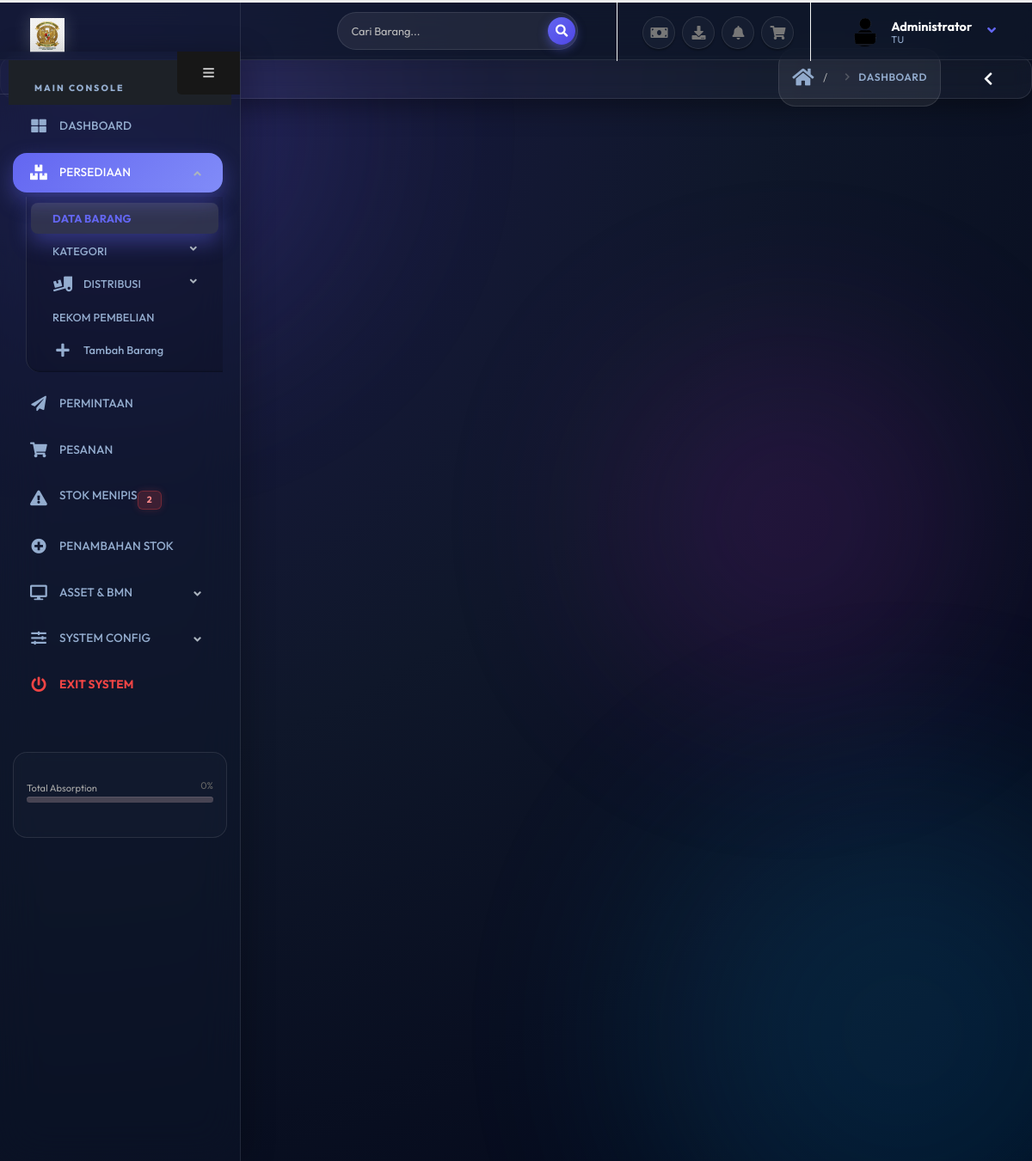
Page /su.php?p=stok_all (signed in) on the committed database.
### tables this page shows
CREATE TABLE setting (
  setting_id   VARCHAR(20) PRIMARY KEY,
  title_head   VARCHAR(100) NOT NULL,
  nama_kantor  VARCHAR(150) NOT NULL,
  alamat_kantor VARCHAR(200) NOT NULL,
  telp_kantor  VARCHAR(20) NOT NULL,
  email_kantor VARCHAR(50) NOT NULL,
  logo_header  VARCHAR(50) NOT NULL,
  created_at   DATETIME DEFAULT CURRENT_TIMESTAMP,
  updated_at   DATETIME DEFAULT CURRENT_TIMESTAMP
, favicon TEXT DEFAULT 'favicon.png');

CREATE TABLE bagian (
  id_seksi    VARCHAR(25) PRIMARY KEY,
  induk       VARCHAR(35) NOT NULL,
  bagian      VARCHAR(35) NOT NULL,
  keterangan  TEXT NOT NULL DEFAULT '',
  urutan      INTEGER NOT NULL DEFAULT 0,
  created_at  DATETIME DEFAULT CURRENT_TIMESTAMP
);

### content/stok_all.php (the view, shortened to what this page needs)
<div class="row animate__animated animate__fadeIn">
    <div class="col">
    </div>
</div>

### su.php (shortened to what this page needs)
<?php
$level = $_SESSION["levelp"];
if ($level === "su") {
    require_once "global/koneksi.php";
    $stmt_set = $bp->query("SELECT * FROM setting ORDER BY setting_id LIMIT 1");
    $set = $stmt_set->fetch();
    $stmt_sek = $bp->prepare("SELECT bagian FROM bagian WHERE id_seksi = :seksi");
    $stmt_sek->execute(['seksi' => $_SESSION['seksip']]);
    $sek = $stmt_sek->fetch();
?>
<!DOCTYPE html>
<html lang="id" class="fixed has-top-menu">
<head>
    <link rel="stylesheet" href="vendor/bootstrap/css/bootstrap.css" />
    <link rel="stylesheet" href="vendor/animate/animate.css">
    <link rel="stylesheet" href="vendor/font-awesome/css/all.min.css" />
    <link rel="stylesheet" href="vendor/magnific-popup/magnific-popup.css" />
    <link rel="stylesheet" href="vendor/bootstrap-datepicker/css/bootstrap-datepicker3.css" />
    <link rel="stylesheet" href="vendor/jquery-ui/jquery-ui.css" />
    <link rel="stylesheet" href="vendor/jquery-ui/jquery-ui.theme.css" />
    <link rel="stylesheet" href="vendor/select2/css/select2.css" />
    <link rel="stylesheet" href="vendor/select2-bootstrap-theme/select2-bootstrap.min.css" />
    <link rel="stylesheet" href="vendor/datatables/media/css/dataTables.bootstrap4.css" />
    <link rel="stylesheet" href="vendor/pnotify/pnotify.custom.css" />
    <link rel="stylesheet" href="css/theme.css" />
    <link rel="stylesheet" href="css/skins/default.css" />
    <link rel="stylesheet" href="css/custom.css">
</head>
<body onload="myFunction()" class="loading-overlay-showing" data-loading-overlay>
    <div class="blob blob-1"></div>
    <div class="blob blob-2"></div>
    <div class="blob blob-3"></div>
    <section class="body">
        <header class="header">
            <div class="logo-container">
                <a href="su.php" class="logo">
                    <img src="img/<?= htmlspecialchars($set['logo_header']) ?>" height="55" alt="Logo" />
                </a>
            </div>
            <div class="header-right">
                <form action="?p=stok" method="get" class="search nav-form d-none d-md-block mr-3">
                    <div class="input-group">
                        <input type="text" class="form-control" name="k" id="k" placeholder="Cari Barang...">
                        <span class="input-group-append">
                            <button class="btn btn-primary" type="submit"><i class="fas fa-search"></i></button>
                        </span>
                    </div>
                </form>
                <ul class="notifications">
                    <li>
                        <a href="#" class="dropdown-toggle notification-icon" data-toggle="dropdown">
                            <i class="fas fa-money-bill"></i>
                        </a>
                    </li>
                    <li>
                        <a href="#" class="dropdown-toggle notification-icon" data-toggle="dropdown">
                            <i class="fas fa-download"></i>
                        </a>
                    </li>
                    <li>
                        <a href="#" class="dropdown-toggle notification-icon" data-toggle="dropdown">
                            <i class="fas fa-bell"></i>
                        </a>
                    </li>
                    <li>
                        <a href="#" class="dropdown-toggle notification-icon" data-toggle="dropdown">
                            <i class="fas fa-shopping-cart"></i>
                        </a>
                    </li>
                </ul>
                <div id="userbox" class="userbox">
                    <a href="#" data-toggle="dropdown">
                        <figure class="profile-picture">
                            <img src="img/users/<?= htmlspecialchars($_SESSION['photop']) ?>" alt="User" class="rounded-circle" />
                        </figure>
                        <div class="profile-info">
                            <span class="name"><?= htmlspecialchars($_SESSION['namap']) ?></span>
                            <span class="role"><?= htmlspecialchars($sek['bagian'] ?? 'General') ?></span>
                        </div>
                        <i class="fa custom-caret"></i>
                    </a>
                </div>
            </div>
        </header>
        <section class="page-header">
            <div class="right-wrapper text-right">
                <ol class="breadcrumbs">
                    <li><a href="su.php"><i class="fas fa-home"></i></a></li>
                    <li><span>Dashboard</span></li>
                </ol>
                <a class="sidebar-right-toggle" data-open="sidebar-right"><i class="fas fa-chevron-left"></i></a>
            </div>
        </section>
        <div class="inner-wrapper">
            <?php include("global/leftnav-su.php"); ?>
            <main role="main" class="content-body">
                <?php include("global/content.php"); ?>
            </main>
        </div>
    </section>
</body>
</html>
<?php
} else {
    header("location:index.php");
    exit;
}
?>

### css/skins/default.css (style rules this page uses)
a { color: #0088cc; }
html .btn-primary { background-color: #0088cc; border-color: #0088cc #0088cc #006699; color: #ffffff; }
.notifications .notification-menu:before, .notifications .notification-icon:before { border-bottom-color: #0088cc; }

### rows in the picture
setting: logo_header (picture)
bagian: bagian "TU"

### other values in the picture
$_SESSION['namap'] "Administrator"
$hampir "2"
$total_persen "0"
